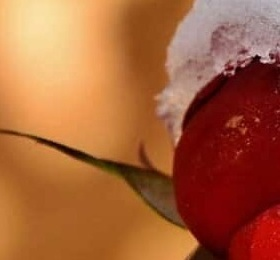
#> input picture test_cropped.jpg, 280 x 260 px
$ python '#5.1_Image_patch_cropping__OpenCV.py'
#> lines starting #> are read from the running program, lines starting #| are printed output that depends on the picture; after the words box and inside, x2 and y2 are one past the last pixel; in counts of white or black regions, pixels touching at a corner belong together
import cv2
import numpy as np

#google colab here: shorturl.at/aj457

#Read cropped image from #5
img =  cv2.imread("test_cropped.jpg")
#> img is the input picture: shape (260, 280, 3); mean B, G, R 58.1, 96.6, 167.3

#We get the height and width from the cropped image so we can use it later for dividing the image in patches
image_copy = img.copy()
imgheight=img.shape[0]
#> imgheight = 260
imgwidth=img.shape[1]
#> imgwidth = 280
#We print the image size just to avoid going back to the folder
print(imgwidth)
#| 280
print(imgheight)
#| 260

#We crop using 2 for loops.

M = 130
N = 140
x1 = 0
y1 = 0

#Whenever I have a minute I need to check this again!!
for y in range(0, imgheight, M):
    for x in range(0, imgwidth, N):
        if (imgheight - y) < M or (imgwidth - x) < N:
            break
        y1 = y + M
        x1 = x + N

        # check whether the patch width or height exceeds the image width or height
        if x1 >= imgwidth and y1 >= imgheight:
            x1 = imgwidth - 1
            y1 = imgheight - 1
            #Crop into patches of size MxN
            tiles = image_copy[y:y+M, x:x+N]
            #Save each patch into file directory
            cv2.imwrite('saved_patches/'+'tile'+str(x)+'_'+str(y)+'.jpg', tiles)
            cv2.rectangle(img, (x, y), (x1, y1), (0, 255, 0), 1)
        elif y1 >= imgheight: # when patch height exceeds the image height
            y1 = imgheight - 1
            #Crop into patches of size MxN
            tiles = image_copy[y:y+M, x:x+N]
            #Save each patch into file directory
            cv2.imwrite('saved_patches/'+'tile'+str(x)+'_'+str(y)+'.jpg', tiles)
            cv2.rectangle(img, (x, y), (x1, y1), (0, 255, 0), 1)
        elif x1 >= imgwidth: # when patch width exceeds the image width
            x1 = imgwidth - 1
            #Crop into patches of size MxN
            tiles = image_copy[y:y+M, x:x+N]
            #Save each patch into file directory
            cv2.imwrite('saved_patches/'+'tile'+str(x)+'_'+str(y)+'.jpg', tiles)
            cv2.rectangle(img, (x, y), (x1, y1), (0, 255, 0), 1)
        else:
            #Crop into patches of size MxN
            tiles = image_copy[y:y+M, x:x+N]
            #Save each patch into file directory
            cv2.imwrite('saved_patches/'+'tile'+str(x)+'_'+str(y)+'.jpg', tiles)
            cv2.rectangle(img, (x, y), (x1, y1), (0, 255, 0), 1)
#> this loop made 2 passes
#> pass 1, `cv2.imwrite('saved_patches/'+'tile'+str(x)+'_'+str(y)+'.jpg', tiles)`:
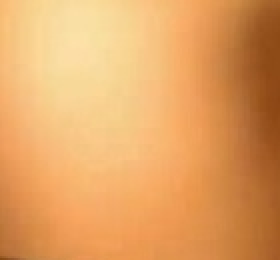
#> saved as tile0_0.jpg: shape (130, 140, 3) (shown 2 times larger); mean B, G, R 98.6, 163.1, 227.1
#> pass 1, `cv2.imwrite('saved_patches/'+'tile'+str(x)+'_'+str(y)+'.jpg', tiles)`:
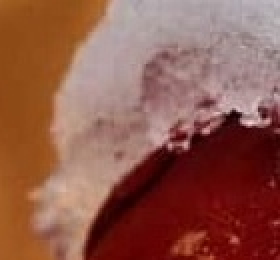
#> saved as tile140_0.jpg: shape (130, 140, 3) (shown 2 times larger); mean B, G, R 75.7, 89.5, 143.7
#> pass 2, `cv2.imwrite('saved_patches/'+'tile'+str(x)+'_'+str(y)+'.jpg', tiles)`:
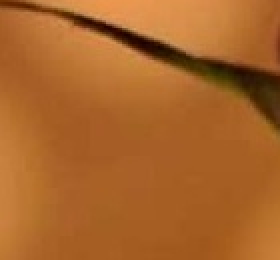
#> saved as tile0_130.jpg: shape (130, 140, 3) (shown 2 times larger); mean B, G, R 42.2, 100.7, 169.3
#> pass 2, `cv2.imwrite('saved_patches/'+'tile'+str(x)+'_'+str(y)+'.jpg', tiles)`:
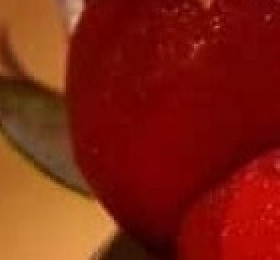
#> saved as tile140_130.jpg: shape (130, 140, 3) (shown 2 times larger); mean B, G, R 15.8, 33.1, 128.9
#> after the loop:
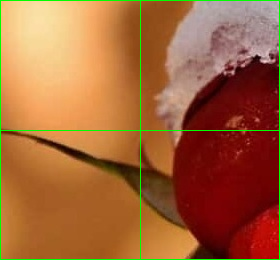
#> img: shape (260, 280, 3); 2.21% of pixels changed, all inside (x1, y1, x2, y2) = (0, 0, 280, 260)

#Save full image into file directory
cv2.imshow("Patched Image",img)
cv2.imwrite("patched.jpg",img)

cv2.waitKey(0)
cv2.destroyAllWindows()
